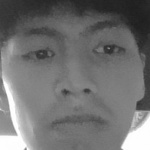
#> input picture data/Kevin/rostro_1.jpg, 150 x 150 px, given in place of the camera
$ python captura.py
#> lines starting #> are read from the running program, lines starting #| are printed output that depends on the picture; after the words box and inside, x2 and y2 are one past the last pixel; in counts of white or black regions, pixels touching at a corner belong together
import cv2
import os

#creacion de la carpeta cpor medio del nombre del trabajador
person_name = input("nombre del trabajador")
#> the answer given: data/Kevin/rostro_1.jpg
person_rol = input(f"Ingresa el rol de {person_name}: ")
#> the answer given: data/Kevin/rostro_1.jpg
base_dir = os.path.dirname(os.path.abspath(__file__))
data_path = os.path.join(base_dir, 'data')
person_path = os.path.join(data_path, person_name)

#si no existe la persona crea una carpeta nueva
if not os.path.exists(person_path):
    os.makedirs(person_path)

#modulo para abrir la camara y capturar fotos para entrenamiento
cap = cv2.VideoCapture(0)
face_classifier = cv2.CascadeClassifier(
    cv2.data.haarcascades + 'haarcascade_frontalface_default.xml'
)
count = 0
capturing = False
print("Presiona 'S' para comenzar a capturar 200 fotos | ESC para salir")

while True:
    ret, frame = cap.read()
#> frame is the input picture: shape (150, 150, 3); min 30, max 255, mean 113.2
    if not ret:
        break

    #transformar a escala de grises
    gray = cv2.cvtColor(frame, cv2.COLOR_BGR2GRAY)
    faces = face_classifier.detectMultiScale(gray, 1.3, 5, minSize=(30, 30))
#> faces = ()

    #documentar los vectores faciales
    for (x, y, w, h) in faces:
        color = (0, 255, 0) if capturing else (255, 255, 0)
        cv2.rectangle(frame, (x, y), (x+w, y+h), color, 2)
        cv2.putText(frame, person_name, (x, y-10),
                    cv2.FONT_HERSHEY_SIMPLEX, 0.8, color, 2, cv2.LINE_AA)

        #guardar fotos en formato .jpg
        if capturing:
            rostro = gray[y:y+h, x:x+w]  # Guardar en escala de grises
            rostro = cv2.resize(rostro, (150, 150), interpolation=cv2.INTER_CUBIC)
            cv2.imwrite(os.path.join(person_path, f'rostro_{count}.jpg'), rostro)
            count += 1
            cv2.putText(frame, f'Capturando: {count}/200', (10, 30),
                        cv2.FONT_HERSHEY_SIMPLEX, 0.8, (255, 255, 255), 2, cv2.LINE_AA)

            #no sobrepasar las 200 capturas
            if count >= 200:
                capturing = False
                print(f"Captura completada: 200 fotos de {person_name} guardadas")
#> this loop made 0 passes
#> after the loop, capturing = False; count = 0

    #condicionales para inicializar o finalizar las capturas
    if not capturing and count == 0:
        cv2.putText(frame, "Presiona 'S' para capturar", (10, 30),
                    cv2.FONT_HERSHEY_SIMPLEX, 0.7, (255, 255, 0), 2, cv2.LINE_AA)
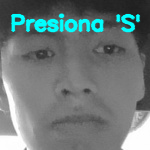
#> frame: shape (150, 150, 3); 6.71% of pixels changed, all inside (x1, y1, x2, y2) = (10, 13, 141, 33)
    elif not capturing and count >= 200:
        cv2.putText(frame, "Captura completada!", (10, 30),
                    cv2.FONT_HERSHEY_SIMPLEX, 0.7, (0, 255, 0), 2, cv2.LINE_AA)

    cv2.imshow(f'Capturando - {person_name}', frame)

    key = cv2.waitKey(1)
#> (key Esc is pressed here)
    if key == 27:
        break
    elif key == ord('s') or key == ord('S'):
        if not capturing and count < 200:
            count = 0
            capturing = True
            print(f"Iniciando captura de {person_name}...")

roles_path = os.path.join(base_dir, 'roles.txt')

# Leer los que ya existen
existentes = {}
if os.path.exists(roles_path):
    with open(roles_path, 'r') as f:
        for line in f:
            n, r = line.strip().split(',')
            existentes[n] = r

# Actualizar o agregar
existentes[person_name] = person_rol

# Reescribir el archivo completo
with open(roles_path, 'w') as f:
    for n, r in existentes.items():
        f.write(f"{n},{r}\n")

cap.release()
cv2.destroyAllWindows()

$ run again, on data/Kevin/rostro_100.jpg
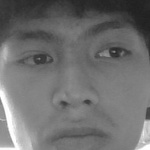
#> input picture data/Kevin/rostro_100.jpg, 150 x 150 px, given in place of the camera
#> frame is the input picture: shape (150, 150, 3); min 31, max 255, mean 110.9
#> faces = ()
#> after the loop `for (x, y, w, h) in faces:`: capturing = False; count = 0
#> `cv2.putText(frame, "Presiona 'S' para capturar", (10, 30), cv2.FONT_HE..`:
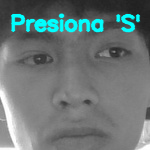
#> frame: shape (150, 150, 3); 6.71% of pixels changed, all inside (x1, y1, x2, y2) = (10, 13, 141, 33)
